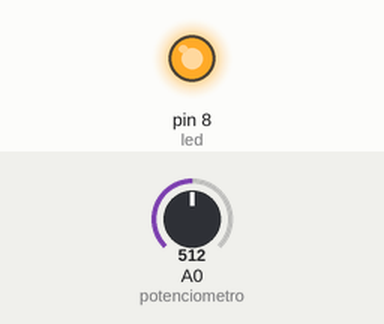
Recording of a sketch running on a simulated Arduino Uno, built with avr-gcc and run on an emulated ATmega328P. Shown: output pins drawn as LEDs (lit = HIGH). Inputs (shaded band) come from the test bench; at power-on: A0 (potenciometro) = 512.

Above: at 1.3 s.
1.4 s: A0 (potenciometro) set to 0
At 2.0 s:
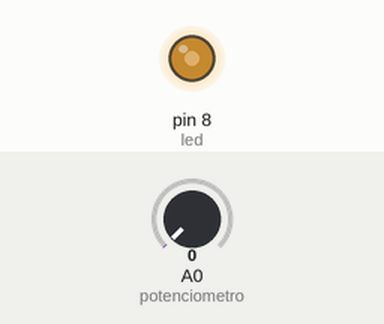
3.0 s: A0 (potenciometro) set to 122
At 3.3 s:
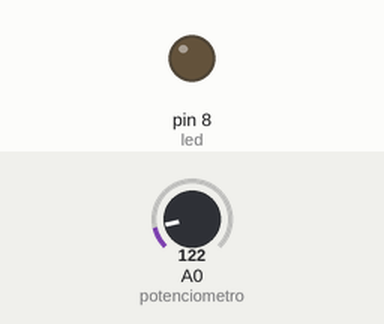
Timing chart, 0 to 12.1 s (numbered marks = the images above; inputs shaded):
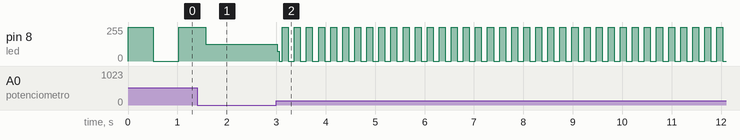

The sketch:

parpadeo_led_potenciometro.ino
```cpp
int led=8;
int potenciometro=0;

void setup()
{
  pinMode(led,OUTPUT);

}

void loop()
{
  digitalWrite(led,HIGH);
  delay(analogRead(potenciometro));
  digitalWrite(led,LOW);
  delay(analogRead(potenciometro));
}
```

Measured:
- after the input at 3.0 s, pin 8 (led): 126/255 → 73/255 at once, then moves between 0/255 and 255/255, repeating every 0.49 s
